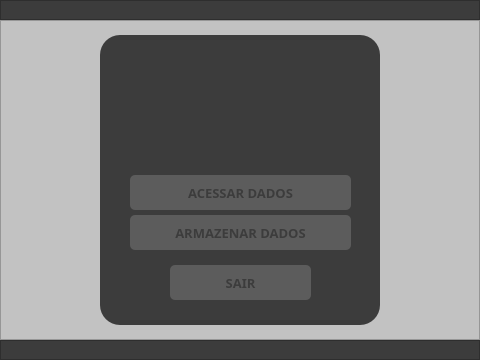
<?xml version="1.0" encoding="UTF-8"?>
<ui version="4.0">
 <class>MainWindow</class>
 <widget class="QMainWindow" name="MainWindow">
  <property name="geometry">
   <rect>
    <x>0</x>
    <y>0</y>
    <width>480</width>
    <height>360</height>
   </rect>
  </property>
  <property name="windowTitle">
   <string>MainWindow</string>
  </property>
  <widget class="QWidget" name="centralwidget">
   <widget class="QFrame" name="frame">
    <property name="geometry">
     <rect>
      <x>0</x>
      <y>20</y>
      <width>480</width>
      <height>320</height>
     </rect>
    </property>
    <property name="styleSheet">
     <string notr="true">background-color: rgb(194, 194, 194);</string>
    </property>
    <property name="frameShape">
     <enum>QFrame::StyledPanel</enum>
    </property>
    <property name="frameShadow">
     <enum>QFrame::Raised</enum>
    </property>
    <layout class="QHBoxLayout" name="horizontalLayout">
     <item>
      <widget class="QFrame" name="frame_4">
       <property name="sizePolicy">
        <sizepolicy hsizetype="Ignored" vsizetype="Ignored">
         <horstretch>20</horstretch>
         <verstretch>0</verstretch>
        </sizepolicy>
       </property>
       <property name="maximumSize">
        <size>
         <width>280</width>
         <height>290</height>
        </size>
       </property>
       <property name="styleSheet">
        <string notr="true">border-radius: 20px;
background-color: rgb(60, 60, 60);</string>
       </property>
       <property name="frameShape">
        <enum>QFrame::StyledPanel</enum>
       </property>
       <property name="frameShadow">
        <enum>QFrame::Raised</enum>
       </property>
       <widget class="QPushButton" name="pushButton">
        <property name="geometry">
         <rect>
          <x>70</x>
          <y>230</y>
          <width>141</width>
          <height>35</height>
         </rect>
        </property>
        <property name="font">
         <font>
          <family>Quicksand Medium</family>
          <pointsize>10</pointsize>
          <weight>75</weight>
          <bold>true</bold>
         </font>
        </property>
        <property name="styleSheet">
         <string notr="true">QPushButton#pushButton{
	border-radius: 5px;	
	background-color: rgb(92, 92, 92);
	color: rgb(60, 60, 60);
}

QPushButton#pushButton:hover{	
	background-color: rgb(120, 120, 120);
}

QPushButton#pushButton:pressed{
	background-color: rgb(194, 194, 194);
}</string>
        </property>
        <property name="text">
         <string>SAIR</string>
        </property>
       </widget>
       <widget class="QLabel" name="label">
        <property name="geometry">
         <rect>
          <x>90</x>
          <y>20</y>
          <width>101</width>
          <height>101</height>
         </rect>
        </property>
        <property name="styleSheet">
         <string notr="true"/>
        </property>
        <property name="text">
         <string/>
        </property>
        <property name="pixmap">
         <pixmap>../../Conceito/user_icon_grey1.png</pixmap>
        </property>
        <property name="scaledContents">
         <bool>true</bool>
        </property>
        <property name="alignment">
         <set>Qt::AlignCenter</set>
        </property>
       </widget>
       <widget class="QPushButton" name="pushButton_2">
        <property name="geometry">
         <rect>
          <x>30</x>
          <y>140</y>
          <width>221</width>
          <height>35</height>
         </rect>
        </property>
        <property name="font">
         <font>
          <family>Quicksand Medium</family>
          <pointsize>10</pointsize>
          <weight>75</weight>
          <bold>true</bold>
         </font>
        </property>
        <property name="styleSheet">
         <string notr="true">QPushButton#pushButton_2{
	border-radius: 5px;	
	background-color: rgb(92, 92, 92);
	color: rgb(60, 60, 60);
}

QPushButton#pushButton_2:hover{	
	background-color: rgb(120, 120, 120);
}

QPushButton#pushButton_2:pressed{
	background-color: rgb(194, 194, 194);
}</string>
        </property>
        <property name="text">
         <string>ACESSAR DADOS</string>
        </property>
       </widget>
       <widget class="QPushButton" name="pushButton_3">
        <property name="geometry">
         <rect>
          <x>30</x>
          <y>180</y>
          <width>221</width>
          <height>35</height>
         </rect>
        </property>
        <property name="font">
         <font>
          <family>Quicksand Medium</family>
          <pointsize>10</pointsize>
          <weight>75</weight>
          <bold>true</bold>
         </font>
        </property>
        <property name="styleSheet">
         <string notr="true">QPushButton#pushButton_3{
	border-radius: 5px;	
	background-color: rgb(92, 92, 92);
	color: rgb(60, 60, 60);
}

QPushButton#pushButton_3:hover{	
	background-color: rgb(120, 120, 120);
}

QPushButton#pushButton_3:pressed{
	background-color: rgb(194, 194, 194);
}</string>
        </property>
        <property name="text">
         <string>ARMAZENAR DADOS</string>
        </property>
       </widget>
      </widget>
     </item>
    </layout>
   </widget>
   <widget class="QFrame" name="frame_3">
    <property name="geometry">
     <rect>
      <x>0</x>
      <y>340</y>
      <width>480</width>
      <height>20</height>
     </rect>
    </property>
    <property name="maximumSize">
     <size>
      <width>16777215</width>
      <height>20</height>
     </size>
    </property>
    <property name="styleSheet">
     <string notr="true">background-color: rgb(60, 60, 60);</string>
    </property>
    <property name="frameShape">
     <enum>QFrame::StyledPanel</enum>
    </property>
    <property name="frameShadow">
     <enum>QFrame::Raised</enum>
    </property>
   </widget>
   <widget class="QFrame" name="frame_2">
    <property name="geometry">
     <rect>
      <x>0</x>
      <y>0</y>
      <width>480</width>
      <height>20</height>
     </rect>
    </property>
    <property name="maximumSize">
     <size>
      <width>1232413</width>
      <height>20</height>
     </size>
    </property>
    <property name="styleSheet">
     <string notr="true">background-color: rgb(60, 60, 60);</string>
    </property>
    <property name="frameShape">
     <enum>QFrame::StyledPanel</enum>
    </property>
    <property name="frameShadow">
     <enum>QFrame::Raised</enum>
    </property>
   </widget>
  </widget>
 </widget>
 <resources>
  <include location="../../Conceito/file.qrc"/>
 </resources>
 <connections/>
</ui>
